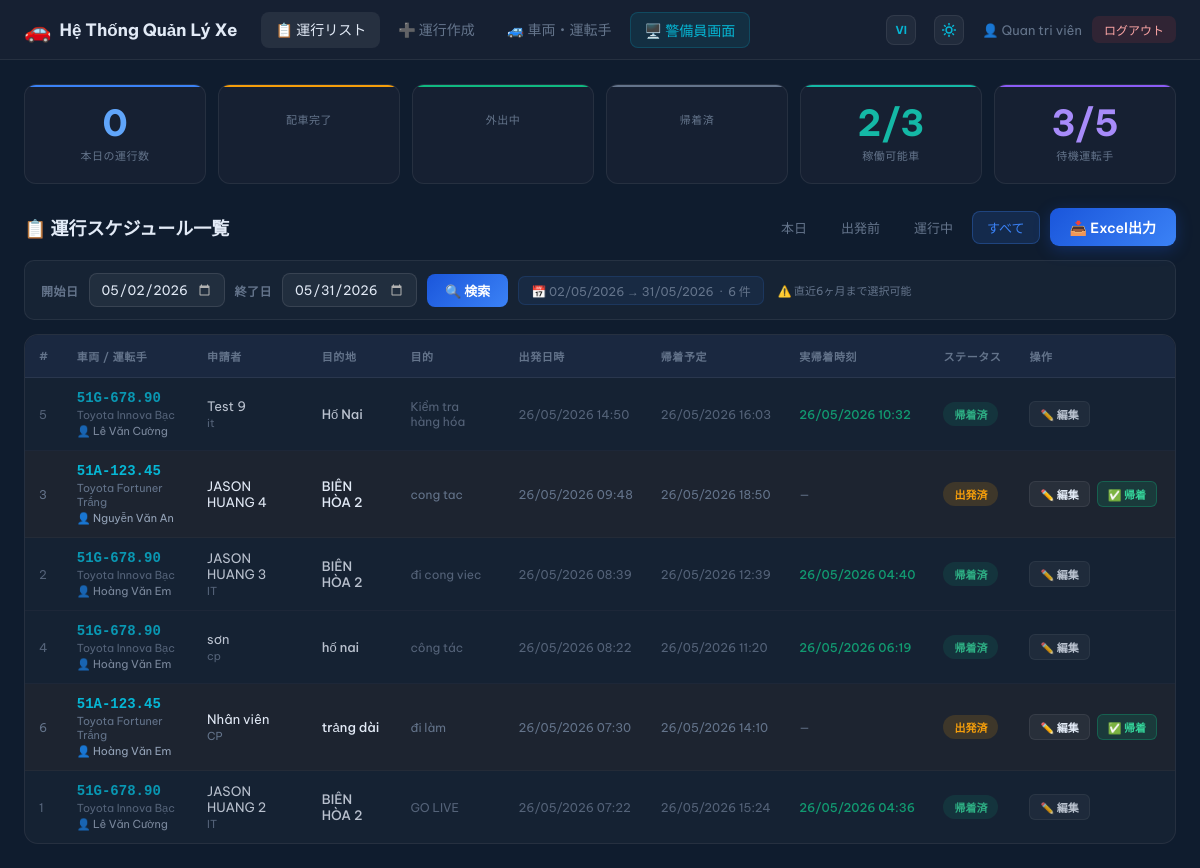
Page /index.php?lang=jp&filter=all&start_date=2026-05-02&end_date=2026-05-31 (signed in) on the committed database.
### tables this page shows
CREATE TABLE `trips` (
  `id` int(11) NOT NULL,
  `vehicle_id` int(11) NOT NULL,
  `driver_id` int(11) NOT NULL,
  `requester_name` varchar(100) NOT NULL,
  `requester_dept` varchar(100) DEFAULT NULL,
  `companions` varchar(500) DEFAULT NULL,
  `destination` varchar(255) NOT NULL,
  `purpose` text NOT NULL,
  `departure_time` datetime NOT NULL,
  `expected_return` datetime DEFAULT NULL,
  `actual_return` datetime DEFAULT NULL,
  `status` enum('scheduled','departed','returned','cancelled') DEFAULT 'scheduled',
  `gate_out_note` varchar(255) DEFAULT NULL,
  `gate_in_note` varchar(255) DEFAULT NULL,
  `created_by` int(11) DEFAULT NULL,
  `created_at` timestamp NOT NULL DEFAULT current_timestamp(),
  `updated_at` timestamp NOT NULL DEFAULT current_timestamp() ON UPDATE current_timestamp()
);

CREATE TABLE `vehicles` (
  `id` int(11) NOT NULL,
  `plate_number` varchar(20) NOT NULL,
  `vehicle_name` varchar(100) NOT NULL,
  `vehicle_type` varchar(50) DEFAULT 'Sedan',
  `status` enum('available','in_use','maintenance') DEFAULT 'available',
  `notes` text DEFAULT NULL,
  `created_at` timestamp NOT NULL DEFAULT current_timestamp()
);

CREATE TABLE `drivers` (
  `id` int(11) NOT NULL,
  `full_name` varchar(100) NOT NULL,
  `phone` varchar(20) DEFAULT NULL,
  `license_number` varchar(50) DEFAULT NULL,
  `status` enum('available','on_trip','off') DEFAULT 'available',
  `created_at` timestamp NOT NULL DEFAULT current_timestamp()
);

### includes/auth.php (called while the page is built, shortened)
<?php
function currentUser() {
    return [
        'id'        => $_SESSION['user_id'] ?? null,
        'username'  => $_SESSION['username'] ?? '',
        'full_name' => $_SESSION['full_name'] ?? '',
        'role'      => $_SESSION['role'] ?? 'staff',
    ];
}
function isAdmin() {
    return ($_SESSION['role'] ?? '') === 'admin';
}

### includes/config.php (called while the page is built, shortened)
<?php
function sanitize($str) {
    return htmlspecialchars(trim($str), ENT_QUOTES, 'UTF-8');
}
function formatDateTime($dt) {
    return date('d/m/Y H:i', strtotime($dt));
}
function tripStatusLabel($status) {
    $map = [
        'scheduled' => ['label' => 'Đã lên lịch', 'class' => 'status-scheduled'],
        'departed'  => ['label' => 'Đã xuất phát', 'class' => 'status-departed'],
        'returned'  => ['label' => 'Đã về', 'class' => 'status-returned'],
        'cancelled' => ['label' => 'Đã hủy', 'class' => 'status-cancelled'],
    ];
    return $map[$status] ?? ['label' => $status, 'class' => ''];
}

### index.php (the view, shortened to what this page needs)
<?php
require_once 'includes/config.php';
require_once 'includes/auth.php';
$user = currentUser();
$lang = $_GET['lang'] ?? 'vi';
$txt = $lang_pack[$lang];
$status_text_map = [
    'scheduled' => $txt['status_scheduled'],
    'departed'  => $txt['status_departed'],
    'returned'  => $txt['status_returned'],
    'cancelled' => $txt['status_cancelled']
];
$stats = $pdo->query("
    SELECT
        COUNT(*) as total,
        SUM(status='scheduled') as scheduled,
        SUM(status='departed') as departed,
        SUM(status='returned') as returned,
        SUM(status='cancelled') as cancelled
    FROM trips WHERE DATE(departure_time) = CURDATE()
")->fetch();
$availableVehicles = $pdo->query("SELECT COUNT(*) FROM vehicles WHERE status='available'")->fetchColumn();
$totalVehicles     = $pdo->query("SELECT COUNT(*) FROM vehicles")->fetchColumn();
$availableDrivers  = $pdo->query("SELECT COUNT(*) FROM drivers WHERE status='available'")->fetchColumn();
$totalDrivers      = $pdo->query("SELECT COUNT(*) FROM drivers")->fetchColumn();
$filter     = $_GET['filter'] ?? 'today';
$dateError  = '';
$start_date = '';
$end_date   = '';
$params     = [];
if ($filter === 'today') {
    $where = "DATE(t.departure_time) = CURDATE()";
} elseif ($filter === 'upcoming') {
    $where = "t.departure_time > NOW() AND t.status='scheduled'";
} elseif ($filter === 'active') {
    $where = "t.status='departed'";
} elseif ($filter === 'all') {
    $today        = date('Y-m-d');
    $default30    = date('Y-m-d', strtotime('-29 days'));
    $raw_start = trim($_GET['start_date'] ?? '');
    $raw_end   = trim($_GET['end_date'] ?? '');
    if ($raw_start === '' || $raw_end === '') {
        $start_date = $default30;
        $end_date   = $today;
    } else {
        $start_date = $raw_start;
        $end_date   = $raw_end;
    }
    if ($dateError) {
        $where  = "1=0";
        $params = [];
    } else {
        $where  = "DATE(t.departure_time) BETWEEN :start_date AND :end_date";
        $params = [':start_date' => $start_date, ':end_date' => $end_date];
    }
} else {
    $where = "1=1";
}
if (!empty($params)) {
    $sql = "SELECT t.*, v.plate_number, v.vehicle_name, d.full_name as driver_name, u.full_name as created_by_name
            FROM trips t
            LEFT JOIN vehicles v ON t.vehicle_id = v.id
            LEFT JOIN drivers d ON t.driver_id = d.id
            LEFT JOIN users u ON t.created_by = u.id
            WHERE $where
            ORDER BY t.departure_time DESC LIMIT 500";
    $stmt = $pdo->prepare($sql);
    $stmt->execute($params);
    $trips = $stmt->fetchAll();
}
$exportUrl = '';
if ($filter === 'all' && !$dateError) {
    $exportUrl = 'export_trip_report.php?filter=all'
               . '&start_date=' . urlencode($start_date)
               . '&end_date='   . urlencode($end_date);
} elseif ($filter !== 'all') {
    $exportUrl = 'export_trip_report.php?filter=' . urlencode($filter);
}
$exportUrl .= '&lang=' . $lang;
?>
<!DOCTYPE html>
<html lang="<?= $lang ?>">
<head>
<link rel="stylesheet" href="assets/css/panel.css">
</head>
<body>
<nav class="navbar">
    <div class="nav-brand"><span class="nav-icon">🚗</span><span><?= SITE_NAME ?></span></div>
    <div class="nav-links">
        <a href="index.php?lang=<?= $lang ?>" class="active"><?= $txt['nav_trips'] ?></a>
        <a href="trip_form.php?lang=<?= $lang ?>"><?= $txt['nav_create'] ?></a>
        <?php if (isAdmin()): ?><a href="vehicles.php?lang=<?= $lang ?>"><?= $txt['nav_vehicles'] ?></a><?php endif; ?>
        <a href="dashboard.php?lang=<?= $lang ?>" target="_blank" class="nav-dashboard"><?= $txt['nav_dashboard'] ?></a>
    </div>
    <div class="nav-user">
        <a href="?lang=<?= $lang === 'vi' ? 'jp' : 'vi' ?>&filter=<?= urlencode($filter) ?><?= $start_date ? '&start_date='.$start_date.'&end_date='.$end_date : '' ?>" class="theme-toggle-btn" title="Chuyển đổi ngôn ngữ / 言語切替" style="text-decoration:none; font-family:'Be Vietnam Pro',sans-serif; font-size:11px; font-weight:700; display:inline-flex;">
            <?= $lang === 'vi' ? 'JP' : 'VI' ?>
        </a>
        <button id="theme-toggle" class="theme-toggle-btn" title="Thay đổi giao diện Sáng / Tối">
        </button>
        <span>👤 <?= sanitize($user['full_name']) ?></span>
        <a href="logout.php" class="btn-logout"><?= $txt['logout'] ?></a>
    </div>
</nav>
<div class="container">
    <div class="stats-row">
        <div class="stat-card blue"><div class="stat-num"><?= $stats['total'] ?></div><div class="stat-label"><?= $txt['stat_today'] ?></div></div>
        <div class="stat-card yellow"><div class="stat-num"><?= $stats['scheduled'] ?></div><div class="stat-label"><?= $txt['stat_scheduled'] ?></div></div>
        <div class="stat-card green"><div class="stat-num"><?= $stats['departed'] ?></div><div class="stat-label"><?= $txt['stat_departed'] ?></div></div>
        <div class="stat-card gray"><div class="stat-num"><?= $stats['returned'] ?></div><div class="stat-label"><?= $txt['stat_returned'] ?></div></div>
        <div class="stat-card teal"><div class="stat-num"><?= $availableVehicles ?>/<?= $totalVehicles ?></div><div class="stat-label"><?= $txt['stat_ready'] ?></div></div>
        <div class="stat-card purple"><div class="stat-num"><?= $availableDrivers ?>/<?= $totalDrivers ?></div><div class="stat-label"><?= $txt['stat_drivers'] ?></div></div>
    </div>
    <div class="table-header">
        <h2 class="table-title"><?= $txt['table_title'] ?></h2>
        <div class="table-actions">
            <div class="filter-tabs">
                <?php foreach (['today' => $txt['tab_today'], 'upcoming' => $txt['tab_upcoming'], 'active' => $txt['tab_active'], 'all' => $txt['tab_all']] as $k => $v): ?>
                <a href="?filter=<?= $k ?>&lang=<?= $lang ?>" class="filter-tab <?= ($filter === $k ? 'active' : '') ?>"><?= $v ?></a>
                <?php endforeach; ?>
            </div>
            <?php if ($filter === 'all' && $dateError): ?>
            <button class="btn-primary" disabled style="opacity:.45;cursor:not-allowed"><?= $txt['export_excel'] ?></button>
            <?php else: ?>
            <a href="<?= htmlspecialchars($exportUrl) ?>" class="btn-primary"><?= $txt['export_excel'] ?></a>
            <?php endif; ?>
        </div>
    </div>
    <?php if ($filter === 'all'): ?>
    <form method="GET" id="date-filter-form" novalidate>
        <div class="date-filter-panel">
            <label for="start_date"><?= $txt['lbl_from'] ?></label>
            <input type="date" id="start_date" name="start_date" value="<?= htmlspecialchars($start_date) ?>" min="<?= date('Y-m-d', strtotime('-6 months')) ?>" max="<?= date('Y-m-d') ?>" required>
            <label for="end_date"><?= $txt['lbl_to'] ?></label>
            <input type="date" id="end_date" name="end_date" value="<?= htmlspecialchars($end_date) ?>" min="<?= date('Y-m-d', strtotime('-6 months')) ?>" max="<?= date('Y-m-d') ?>" required>
            <button type="submit" class="btn-filter"><?= $txt['btn_filter'] ?></button>
            <?php if (!$dateError && $start_date && $end_date): ?>
            <span class="range-info">📅 <?= date('d/m/Y', strtotime($start_date)) ?> → <?= date('d/m/Y', strtotime($end_date)) ?> &nbsp;·&nbsp; <?= count($trips) ?> <?= $txt['text_trips'] ?></span>
            <?php endif; ?>
            <span class="filter-hint"><?= $txt['hint_max_6m'] ?></span>
        </div>
    </form>
    <?php endif; ?>
    <div class="table-wrap">
        <table class="data-table">
            <thead>
                <tr>
                    <th><?= $txt['th_id'] ?></th>
                    <th><?= $txt['th_veh_driver'] ?></th>
                    <th><?= $txt['th_requester'] ?></th>
                    <th><?= $txt['th_destination'] ?></th>
                    <th><?= $txt['th_purpose'] ?></th>
                    <th><?= $txt['th_depart'] ?></th>
                    <th><?= $txt['th_expected'] ?></th>
                    <th><?= $txt['th_actual'] ?></th>
                    <th><?= $txt['th_status'] ?></th>
                    <th><?= $txt['th_actions'] ?></th>
                </tr>
            </thead>
            <tbody>
            <?php if (empty($trips)): ?>
            <tr><td colspan="10" class="no-data"><?= $dateError ? $txt['err_fix_date'] : $txt['no_data'] ?></td></tr>
            <?php else: ?>
            <?php foreach ($trips as $t):
                $sl = tripStatusLabel($t['status']);
                $statusText = $status_text_map[$t['status']] ?? $sl['label'];
            ?>
            <tr class="trip-row <?= $t['status'] ?>">
                <td class="td-id"><?= $t['id'] ?></td>
                <td>
                    <div class="vehicle-info">
                        <span class="plate"><?= sanitize($t['plate_number']) ?></span>
                        <span class="vehicle-name"><?= sanitize($t['vehicle_name']) ?></span>
                        <span class="driver">👤 <?= sanitize($t['driver_name']) ?></span>
                    </div>
                </td>
                <td>
                    <div><?= sanitize($t['requester_name']) ?></div>
                    <?php if ($t['requester_dept']): ?><small class="dept"><?= sanitize($t['requester_dept']) ?></small><?php endif; ?>
                </td>
                <td class="destination"><?= sanitize($t['destination']) ?></td>
                <td class="purpose-cell"><?= sanitize(mb_strimwidth($t['purpose'], 0, 50, '...')) ?></td>
                <td class="time-cell"><?= formatDateTime($t['departure_time']) ?></td>
                <td class="time-cell"><?= formatDateTime($t['expected_return']) ?></td>
                <td class="time-cell <?= $t['actual_return'] ? 'has-value' : '' ?>"><?= $t['actual_return'] ? formatDateTime($t['actual_return']) : '—' ?></td>
                <td><span class="badge <?= $sl['class'] ?>"><?= $statusText ?></span></td>
                <td class="actions-cell">
                    <a href="trip_form.php?id=<?= $t['id'] ?>&lang=<?= $lang ?>" class="btn-sm edit"><?= $txt['btn_edit'] ?></a>
                    <?php if ($t['status'] === 'scheduled'): ?>
                    <form method="POST" action="index.php?lang=<?= $lang ?>&filter=<?= urlencode($filter) ?>" style="display:inline">
                        <input type="hidden" name="action" value="update_status"><input type="hidden" name="trip_id" value="<?= $t['id'] ?>"><input type="hidden" name="status" value="departed">
                        <button class="btn-sm depart"><?= $txt['btn_depart'] ?></button>
                    </form>
                    <?php elseif ($t['status'] === 'departed'): ?>
                    <form method="POST" action="index.php?lang=<?= $lang ?>&filter=<?= urlencode($filter) ?>" style="display:inline">
                        <button class="btn-sm return"><?= $txt['btn_return'] ?></button>
                    </form>
                    <?php endif; ?>
                </td>
            </tr>
            <?php endforeach; ?>
            <?php endif; ?>
            </tbody>
        </table>
    </div>
</div>
</body>
</html>

### index.php (style rules this page uses)
.theme-toggle-btn { background: rgba(255, 255, 255, 0.05); border: 1px solid var(--border); color: var(--cyan); padding: 6px; border-radius: 8px; cursor: pointer; display: inline-flex; align-items: center; justify-content: center; transition: all 0.2s ease; width: 30px; height: 30px; margin-right: 8px; flex-shrink: 0; }
.theme-toggle-btn .sun-icon { display: block; }
.date-filter-panel { display: flex; align-items: center; gap: 10px; flex-wrap: wrap; padding: 12px 16px; background: rgba(255,255,255,0.03); border: 1px solid rgba(255,255,255,0.07); border-radius: 10px; margin-bottom: 14px; animation: fadeSlideIn .2s ease; }
.date-filter-panel label { font-size: 12px; font-weight: 600; color: var(--gray); text-transform: uppercase; letter-spacing: .5px; margin-bottom: 0; }
.date-filter-panel input[type="date"] { padding: 7px 11px; background: rgba(255,255,255,0.05); border: 1px solid rgba(255,255,255,0.1); border-radius: 8px; color: var(--white); font-family: 'Be Vietnam Pro', sans-serif; font-size: 13px; outline: none; transition: border-color .2s; cursor: pointer; }
.date-filter-panel .btn-filter { padding: 7px 18px; background: linear-gradient(135deg, var(--blue), var(--blue2)); border: none; border-radius: 8px; color: #fff; font-family: 'Be Vietnam Pro', sans-serif; font-size: 13px; font-weight: 600; cursor: pointer; transition: transform .15s, box-shadow .15s; white-space: nowrap; }
.date-filter-panel .filter-hint { font-size: 11px; color: var(--gray); margin-left: 4px; }
.range-info { font-size: 12px; color: var(--gray); background: rgba(59,130,246,0.08); border: 1px solid rgba(59,130,246,0.15); border-radius: 7px; padding: 5px 12px; white-space: nowrap; }

### rows in the picture
trips: id "5", vehicle.plate_number "51G-678.90", vehicle.vehicle_name "Toyota Innova Bạc", driver.full_name "Lê Văn Cường", requester_name "Test 9", requester_dept "it", destination "Hố Nai", purpose "Kiểm tra hàng hóa", departure_time "26/05/2026 14:50", expected_return "26/05/2026 16:03", actual_return "26/05/2026 10:32", status "帰着済"
trips: id "3", vehicle.plate_number "51A-123.45", vehicle.vehicle_name "Toyota Fortuner Trắng", driver.full_name "Nguyễn Văn An", requester_name "JASON HUANG 4", destination "BIÊN HÒA 2", purpose "cong tac", departure_time "26/05/2026 09:48", expected_return "26/05/2026 18:50", status "出発済"
trips: id "2", vehicle.plate_number "51G-678.90", vehicle.vehicle_name "Toyota Innova Bạc", driver.full_name "Hoàng Văn Em", requester_name "JASON HUANG 3", requester_dept "IT", destination "BIÊN HÒA 2", purpose "đi cong viec", departure_time "26/05/2026 08:39", expected_return "26/05/2026 12:39", actual_return "26/05/2026 04:40", status "帰着済"
trips: id "4", vehicle.plate_number "51G-678.90", vehicle.vehicle_name "Toyota Innova Bạc", driver.full_name "Hoàng Văn Em", requester_name "sơn", requester_dept "cp", destination "hố nai", purpose "công tác", departure_time "26/05/2026 08:22", expected_return "26/05/2026 11:20", actual_return "26/05/2026 06:19", status "帰着済"
trips: id "6", vehicle.plate_number "51A-123.45", vehicle.vehicle_name "Toyota Fortuner Trắng", driver.full_name "Hoàng Văn Em", requester_name "Nhân viên", requester_dept "CP", destination "trảng dài", purpose "đi làm", departure_time "26/05/2026 07:30", expected_return "26/05/2026 14:10", status "出発済"
trips: id "1", vehicle.plate_number "51G-678.90", vehicle.vehicle_name "Toyota Innova Bạc", driver.full_name "Lê Văn Cường", requester_name "JASON HUANG 2", requester_dept "IT", destination "BIÊN HÒA 2", purpose "GO LIVE", departure_time "26/05/2026 07:22", expected_return "26/05/2026 15:24", actual_return "26/05/2026 04:36", status "帰着済"

### other values in the picture
SITE_NAME "Hệ Thống Quản Lý Xe"
$txt['nav_trips'] "📋 運行リスト"
$txt['nav_create'] "➕ 運行作成"
$txt['nav_vehicles'] "🚙 車両・運転手"
$txt['nav_dashboard'] "🖥️ 警備員画面"
$user['full_name'] "Quan tri viên"
$txt['logout'] "ログアウト"
$stats['total'] "0"
$txt['stat_today'] "本日の運行数"
$txt['stat_scheduled'] "配車完了"
$txt['stat_departed'] "外出中"
$txt['stat_returned'] "帰着済"
$availableVehicles "2"
$totalVehicles "3"
$txt['stat_ready'] "稼働可能車"
